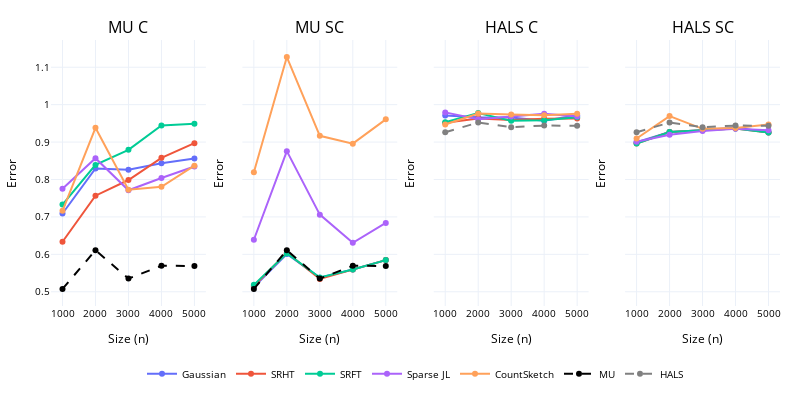

Notebook code cell kept with this figure:
### Markdown cell above
*ii) sparse*

### Code cell
sparse = stats[(stats['Density'] == 'sparse') & (stats['Projection Type'] != '')]

fig = make_subplots(rows = 1,cols = 4,shared_xaxes = True,shared_yaxes=True,subplot_titles=sparse['Method'].unique())


for i, method in enumerate(sparse['Method'].unique()):
    for j, projection in enumerate(sparse['Projection Type'].unique()):
        _df = sparse[(sparse['Method'] == method) & (sparse['Projection Type'] == projection)]
        fig.add_trace(
            go.Scatter(
                x = _df['Size'],
                y = _df['Errors'],
                name = names[projection],
                legendgroup=projection,  # Group by projection type
                line_color=method_colors[projection],  # Color by projection
                showlegend = (i == 0),
            ),
            row = 1, col = i + 1,
            
        )
mu_sparse = stats[(stats['Method'] == 'MU') & (stats['Density'] == "sparse")]

for i in range(2):
    fig.add_trace(
        go.Scatter(
            x = mu_sparse['Size'],
            y = mu_sparse['Errors'],
            name = 'MU',
            showlegend = (i == 0),
            line = dict(color='black',dash='dash'),
            legendgroup = 'MU'
        ),
        row = 1,col= i+1
    )


hals_sparse = stats[(stats['Method'] == 'HALS') & (stats['Density'] == "sparse")]
for i in range(2,4):
    fig.add_trace(
        go.Scatter(
            x = hals_sparse['Size'],
            y = hals_sparse['Errors'],
            name = 'HALS',
            showlegend = (i == 2),
            line = dict(color='grey',dash='dash'),
            legendgroup = 'HALS'
        ),
        row = 1,col= i+1
    )


fig.update_layout(
    xaxis1_title = 'Size (n)',
    yaxis1_title = 'Error',
    xaxis2_title = 'Size (n)',
    yaxis2_title = 'Error',
    xaxis3_title = 'Size (n)',
    yaxis3_title = 'Error',
    xaxis4_title = 'Size (n)',
    yaxis4_title = 'Error',
    template = 'plotly_white',
    legend=dict(
        orientation="h",  # horizontal
        y=-0.2,           # move legend below the plot
        x=0.5,
        xanchor="center",
        yanchor="top"
    ),
    font=dict(
        size=10,color='black'
    ),
    margin=dict(
        l=20,  # left margin
        r=20,  # right margin
        t=40,  # top margin
        b=40   # bottom margin
    ), 
    width = 800,
    height = 400
)

fig.show()

### Figure 1 — Plotly figure (JSON) as saved in the notebook; plotly's stock layout.template omitted (floating-point values rounded to 4 significant figures)
{"data": [{"legendgroup": "gaussian", "line": {"color": "#636EFA"}, "name": "Gaussian", "showlegend": true, "type": "scatter", "x": [1000, 2000, 3000, 4000, 5000], "xaxis": "x", "y": [0.7091, 0.8295, 0.8259, 0.8433, 0.856], "yaxis": "y"}, {"legendgroup": "srht", "line": {"color": "#EF553B"}, "name": "SRHT", "showlegend": true, "type": "scatter", "x": [1000, 2000, 3000, 4000, 5000], "xaxis": "x", "y": [0.6337, 0.7568, 0.7986, 0.858, 0.8971], "yaxis": "y"}, {"legendgroup": "srft", "line": {"color": "#00CC96"}, "name": "SRFT", "showlegend": true, "type": "scatter", "x": [1000, 2000, 3000, 4000, 5000], "xaxis": "x", "y": [0.7331, 0.839, 0.8793, 0.9444, 0.9489], "yaxis": "y"}, {"legendgroup": "sparse-jl", "line": {"color": "#AB63FA"}, "name": "Sparse JL", "showlegend": true, "type": "scatter", "x": [1000, 2000, 3000, 4000, 5000], "xaxis": "x", "y": [0.7752, 0.8568, 0.7713, 0.8041, 0.8345], "yaxis": "y"}, {"legendgroup": "count-sketch", "line": {"color": "#FFA15A"}, "name": "CountSketch", "showlegend": true, "type": "scatter", "x": [1000, 2000, 3000, 4000, 5000], "xaxis": "x", "y": [0.7164, 0.938, 0.7729, 0.7806, 0.8368], "yaxis": "y"}, {"legendgroup": "gaussian", "line": {"color": "#636EFA"}, "name": "Gaussian", "showlegend": false, "type": "scatter", "x": [1000, 2000, 3000, 4000, 5000], "xaxis": "x2", "y": [0.5126, 0.6009, 0.5377, 0.5596, 0.5846], "yaxis": "y2"}, {"legendgroup": "srht", "line": {"color": "#EF553B"}, "name": "SRHT", "showlegend": false, "type": "scatter", "x": [1000, 2000, 3000, 4000, 5000], "xaxis": "x2", "y": [0.5151, 0.6044, 0.5343, 0.5597, 0.5846], "yaxis": "y2"}, {"legendgroup": "srft", "line": {"color": "#00CC96"}, "name": "SRFT", "showlegend": false, "type": "scatter", "x": [1000, 2000, 3000, 4000, 5000], "xaxis": "x2", "y": [0.5185, 0.6025, 0.5383, 0.5596, 0.5846], "yaxis": "y2"}, {"legendgroup": "sparse-jl", "line": {"color": "#AB63FA"}, "name": "Sparse JL", "showlegend": false, "type": "scatter", "x": [1000, 2000, 3000, 4000, 5000], "xaxis": "x2", "y": [0.639, 0.8757, 0.7061, 0.631, 0.6839], "yaxis": "y2"}, {"legendgroup": "count-sketch", "line": {"color": "#FFA15A"}, "name": "CountSketch", "showlegend": false, "type": "scatter", "x": [1000, 2000, 3000, 4000, 5000], "xaxis": "x2", "y": [0.8192, 1.127, 0.9167, 0.8958, 0.9607], "yaxis": "y2"}, {"legendgroup": "gaussian", "line": {"color": "#636EFA"}, "name": "Gaussian", "showlegend": false, "type": "scatter", "x": [1000, 2000, 3000, 4000, 5000], "xaxis": "x3", "y": [0.9708, 0.9663, 0.9653, 0.9572, 0.9715], "yaxis": "y3"}, {"legendgroup": "srht", "line": {"color": "#EF553B"}, "name": "SRHT", "showlegend": false, "type": "scatter", "x": [1000, 2000, 3000, 4000, 5000], "xaxis": "x3", "y": [0.9518, 0.9633, 0.9588, 0.962, 0.9631], "yaxis": "y3"}, {"legendgroup": "srft", "line": {"color": "#00CC96"}, "name": "SRFT", "showlegend": false, "type": "scatter", "x": [1000, 2000, 3000, 4000, 5000], "xaxis": "x3", "y": [0.9532, 0.9776, 0.9567, 0.9586, 0.9666], "yaxis": "y3"}, {"legendgroup": "sparse-jl", "line": {"color": "#AB63FA"}, "name": "Sparse JL", "showlegend": false, "type": "scatter", "x": [1000, 2000, 3000, 4000, 5000], "xaxis": "x3", "y": [0.9794, 0.9608, 0.9686, 0.9756, 0.9683], "yaxis": "y3"}, {"legendgroup": "count-sketch", "line": {"color": "#FFA15A"}, "name": "CountSketch", "showlegend": false, "type": "scatter", "x": [1000, 2000, 3000, 4000, 5000], "xaxis": "x3", "y": [0.9469, 0.9761, 0.974, 0.9719, 0.976], "yaxis": "y3"}, {"legendgroup": "gaussian", "line": {"color": "#636EFA"}, "name": "Gaussian", "showlegend": false, "type": "scatter", "x": [1000, 2000, 3000, 4000, 5000], "xaxis": "x4", "y": [0.8996, 0.927, 0.9313, 0.9391, 0.9254], "yaxis": "y4"}, {"legendgroup": "srht", "line": {"color": "#EF553B"}, "name": "SRHT", "showlegend": false, "type": "scatter", "x": [1000, 2000, 3000, 4000, 5000], "xaxis": "x4", "y": [0.8964, 0.927, 0.9313, 0.9365, 0.9254], "yaxis": "y4"}, {"legendgroup": "srft", "line": {"color": "#00CC96"}, "name": "SRFT", "showlegend": false, "type": "scatter", "x": [1000, 2000, 3000, 4000, 5000], "xaxis": "x4", "y": [0.8964, 0.927, 0.9313, 0.9365, 0.9254], "yaxis": "y4"}, {"legendgroup": "sparse-jl", "line": {"color": "#AB63FA"}, "name": "Sparse JL", "showlegend": false, "type": "scatter", "x": [1000, 2000, 3000, 4000, 5000], "xaxis": "x4", "y": [0.9007, 0.9196, 0.9298, 0.9356, 0.9318], "yaxis": "y4"}, {"legendgroup": "count-sketch", "line": {"color": "#FFA15A"}, "name": "CountSketch", "showlegend": false, "type": "scatter", "x": [1000, 2000, 3000, 4000, 5000], "xaxis": "x4", "y": [0.9095, 0.9694, 0.9354, 0.9378, 0.9471], "yaxis": "y4"}, {"legendgroup": "MU", "line": {"color": "black", "dash": "dash"}, "name": "MU", "showlegend": true, "type": "scatter", "x": [1000, 2000, 3000, 4000, 5000], "xaxis": "x", "y": [0.5075, 0.6109, 0.5354, 0.5694, 0.569], "yaxis": "y"}, {"legendgroup": "MU", "line": {"color": "black", "dash": "dash"}, "name": "MU", "showlegend": false, "type": "scatter", "x": [1000, 2000, 3000, 4000, 5000], "xaxis": "x2", "y": [0.5075, 0.6109, 0.5354, 0.5694, 0.569], "yaxis": "y2"}, {"legendgroup": "HALS", "line": {"color": "grey", "dash": "dash"}, "name": "HALS", "showlegend": true, "type": "scatter", "x": [1000, 2000, 3000, 4000, 5000], "xaxis": "x3", "y": [0.9264, 0.9521, 0.9396, 0.9442, 0.9434], "yaxis": "y3"}, {"legendgroup": "HALS", "line": {"color": "grey", "dash": "dash"}, "name": "HALS", "showlegend": false, "type": "scatter", "x": [1000, 2000, 3000, 4000, 5000], "xaxis": "x4", "y": [0.9264, 0.9521, 0.9396, 0.9442, 0.9434], "yaxis": "y4"}], "layout": {"annotations": [{"font": {"size": 16}, "showarrow": false, "text": "MU C", "x": 0.1062, "xanchor": "center", "xref": "paper", "y": 1, "yanchor": "bottom", "yref": "paper"}, {"font": {"size": 16}, "showarrow": false, "text": "MU SC", "x": 0.3688, "xanchor": "center", "xref": "paper", "y": 1, "yanchor": "bottom", "yref": "paper"}, {"font": {"size": 16}, "showarrow": false, "text": "HALS C", "x": 0.6313, "xanchor": "center", "xref": "paper", "y": 1, "yanchor": "bottom", "yref": "paper"}, {"font": {"size": 16}, "showarrow": false, "text": "HALS SC", "x": 0.8938, "xanchor": "center", "xref": "paper", "y": 1, "yanchor": "bottom", "yref": "paper"}], "font": {"color": "black", "size": 10}, "height": 400, "legend": {"orientation": "h", "x": 0.5, "xanchor": "center", "y": -0.2, "yanchor": "top"}, "margin": {"b": 40, "l": 20, "r": 20, "t": 40}, "width": 800, "xaxis": {"anchor": "y", "domain": [0, 0.2125], "title": {"text": "Size (n)"}}, "xaxis2": {"anchor": "y2", "domain": [0.2625, 0.475], "title": {"text": "Size (n)"}}, "xaxis3": {"anchor": "y3", "domain": [0.525, 0.7375], "title": {"text": "Size (n)"}}, "xaxis4": {"anchor": "y4", "domain": [0.7875, 1], "title": {"text": "Size (n)"}}, "yaxis": {"anchor": "x", "domain": [0, 1], "title": {"text": "Error"}}, "yaxis2": {"anchor": "x2", "domain": [0, 1], "matches": "y", "showticklabels": false, "title": {"text": "Error"}}, "yaxis3": {"anchor": "x3", "domain": [0, 1], "matches": "y", "showticklabels": false, "title": {"text": "Error"}}, "yaxis4": {"anchor": "x4", "domain": [0, 1], "matches": "y", "showticklabels": false, "title": {"text": "Error"}}}}
